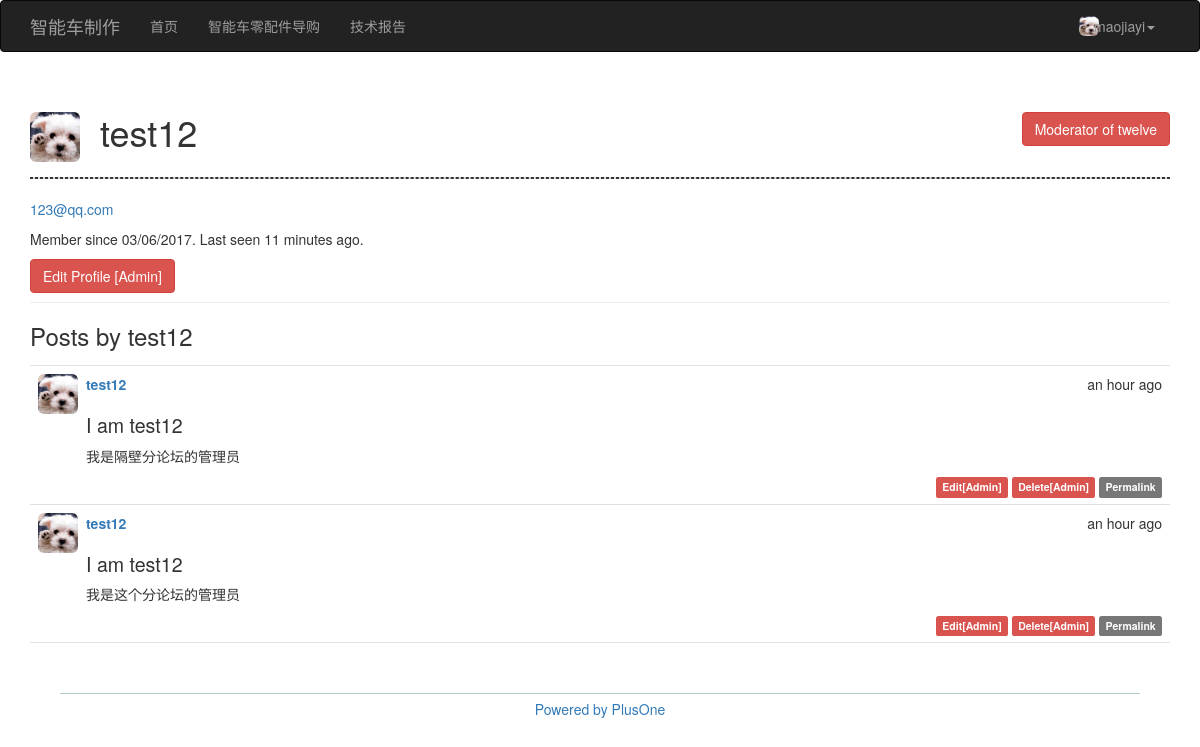
Page /user/test12 (signed in) on the committed database.
### app/models.py (models this page shows, shortened)
class User(db.Model, UserMixin):
    __tablename__='users'
    id=db.Column(db.Integer, primary_key=True)
    username=db.Column(db.String(64), unique=True, index=True)
    role_id=db.Column(db.Integer, db.ForeignKey('roles.id'))
    password_hash=db.Column(db.String(128))
    email=db.Column(db.String(64), unique=True, index=True)
    confirmed=db.Column(db.Boolean, default=False)
    name=db.Column(db.String(64))
    location=db.Column(db.String(64))
    about_me=db.Column(db.Text())
    member_since=db.Column(db.DateTime(), default=datetime.utcnow())
    last_seen=db.Column(db.DateTime(), default=datetime.utcnow())
    posts=db.relationship('Post', backref='author', lazy='dynamic')
    forum_id=db.Column(db.Integer, db.ForeignKey('forums.id'))
    def can(self, permissions):
        return self.role is not None and \
            (self.role.permissions & permissions)==permissions
    def is_administrator(self):
        return self.can(Permission.ADMINISTER)
    def ping(self):
        self.last_seen=datetime.utcnow()
        db.session.add(self)
    @property
    def password(self):
        raise AttributeError('password is not a readable attribute')

class Forum(db.Model):
    __tablename__='forums'
    id=db.Column(db.Integer, primary_key=True)
    name=db.Column(db.String(64), unique=True)
    forumname=db.Column(db.String(64), unique=True)
    order=db.Column(db.Integer)
    color=db.Column(db.String(64), default='red')
    posts=db.relationship('Post', backref='subforum', lazy='dynamic')
    users=db.relationship('User', backref='subforum', lazy='dynamic')

class Post(db.Model):
    __tablename__='posts'
    id=db.Column(db.Integer, primary_key=True)
    body=db.Column(db.Text)
    timestamp=db.Column(db.DateTime, index=True, default=datetime.utcnow)
    author_id=db.Column(db.Integer, db.ForeignKey('users.id'))
    body_html=db.Column(db.Text)
    forum_id=db.Column(db.Integer, db.ForeignKey('forums.id'))

### app/main/views.py (the view)
@main.route('/user/<username>')
def user(username):
    user=User.query.filter_by(username=username).first()
    if user is None:
        abort(403)
    posts = user.posts.order_by(Post.timestamp.desc()).all()
    return render_template('user.html', user=user, posts=posts)

### app/auth/views.py (called while the page is built)
@auth.before_app_request
def before_request():
    if current_user.is_authenticated:
        current_user.ping()
        if not current_user.confirmed \
            and request.endpoint[:5]!='auth.':
            return redirect(url_for('auth.unconfirmed'))

### app/main/__init__.py (called while the page is built)
@main.app_context_processor
def inject_permissions():
    return dict(Permission=Permission)

### app/models.py (called while the page is built)
@login_manager.user_loader
def load_user(user_id):
    return User.query.get(int(user_id))

### app/templates/user.html (shortened to what this page needs)
{% extends "base.html" %}
{% block page_content %}
<div class="page-header">
    <div style="margin-bottom:25px;">
        <img class="img-rounded profile-thumbnail" src="../static/plusone.png" width="50" height="50" style="float:left;">
        <h1 style=" margin-left:70px">
            {{ user.username }}
            {% if user.is_administrator() %}
            <button class="btn btn-danger" style="float:right">Admin</button>
            {% elif user.subforum!=None %}
            <button class="btn btn-danger" style="float:right">Moderator of {{ user.subforum.name }}</button>
            {% endif %}
        </h1>
    </div>
    <hr style="border:1px dashed" color="#DDDDDD">
    {% if current_user.is_administrator() %}
    <p><a href="mailto:{{ user.email }}">{{ user.email }}</a></p>
    {% endif %}
    <p>
        Member since {{ moment(user.member_since).format('L') }}.
        Last seen {{ moment(user.last_seen).fromNow() }}.
    </p>
    {% if current_user.is_administrator() %}
    <a class="btn btn-danger" href="{{ url_for('.edit_profile_admin', id=user.id) }}">
        Edit Profile [Admin]
    </a>
    {% endif %}
</div>
<h3>Posts by {{ user.username }}</h3>
{% include '_posts.html' %}
{% endblock %}

### app/templates/base.html (shortened to what this page needs)
{% extends "bootstrap/base.html" %}
{% block head %}
{{ super() }}
<link rel="stylesheet" type="text/css" href="{{ url_for('static', filename='styles.css') }}">
{% endblock %}
{% block navbar %}
<div class="navbar navbar-inverse" role="navigation">
    <div class="container">
        <div class="navbar-header">
            <a class="navbar-brand" href="/">智能车制作</a>
        </div>
        <div class="navbar-collapse collapse">
            <ul class="nav navbar-nav">
                <li><a href="{{ url_for('main.index') }}">首页</a></li>
                <li><a href="/">智能车零配件导购</a></li>
                <li><a href="/">技术报告</a></li>
            </ul>
            <ul class="nav navbar-nav navbar-right">
                {% if current_user.is_authenticated %}
                <li class="dropdown">
                    <img class="img-rounded profile-thumbnail" src="../static/plusone.png" width="20" height="20" style="float:left; margin-top:15px">
                    <a href="#" class="dropdown-toggle" data-toggle="dropdown" style="float:left">{{ current_user.username }}<b class="caret"></b></a>
                </li>
                {% else %}
                <li><a href="{{ url_for('auth.login') }}">Log In</a></li>
                {% endif %}
            </ul>
        </div>
    </div>
</div>
{% endblock %}
{% block content %}
<div class="container">
    {% block page_content %}{% endblock %}
</div>
<div style="text-align:center; margin-top:50px">
    <div style="margin:0 auto; height:1px; width:90%; background-color:#B4CDCD"></div>
    <div style="height:5px"></div>
    <a href='/' style="text-decoration:none;">Powered by PlusOne</a>
    <div style="height:20px"></div>
</div>
{% endblock %}

### app/templates/_posts.html
<ul class="posts">
    {% for post in posts %}
    <li class="post">
        <div class="post-thumbnail">
            <a href="{{ url_for('main.user', username=post.author.username) }}">
                <img class="img-rounded profile-thumbnail" src="../static/plusone.png" width="40" height="40">
            </a>
        </div>
        <div class="post-content">
            <div class="post-date">{{ moment(post.timestamp).fromNow() }}</div>
            <div class="post-author">
                <a href="{{ url_for('main.user', username=post.author.username) }}">
                {{ post.author.username }}
                </a>
            </div>
            <div class="post-body">
                {% if post.body_html %}
                    {{ post.body_html | safe }}
                {% else %}
                    {{ post.body }}
                {% endif %}
            </div>
            <div class="post-footer">
                {% if current_user==post.author %}
                <a href="{{ url_for('note.edit', id=post.id) }}">
                    <span class="label label-primary">Edit</span>
                </a>
                <a href="{{ url_for('note.delete', id=post.id) }}">
                    <span class="label label-primary">Delete</span>
                </a>
                {% elif current_user.is_administrator() or subforum.name==current_user.subforum.name %}
                <a href="{{ url_for('note.edit', id=post.id) }}">
                    <span class="label label-danger">Edit[Admin]</span>
                </a>
                <a href="{{ url_for('note.delete', id=post.id) }}">
                    <span class="label label-danger">Delete[Admin]</span>
                </a>
                {% endif %}
                <a href="{{ url_for('note.post', id=post.id) }}">
                    <span class="label label-default">Permalink</span>
                </a>
            </div>
        </div>
    </li>
    {% endfor %}
</ul>

### app/static/styles.css (style rules this page uses)
.profile-thumbnail { position: absolute; }
ul.posts { list-style-type: none; padding: 0px; margin: 16px 0px 0px 0px; border-top: 1px solid #e0e0e0; }
ul.posts li.post { padding: 8px; border-bottom: 1px solid #e0e0e0; }
div.post-date { float: right; }
div.post-author { font-weight: bold; }
div.post-thumbnail { position: absolute; }
div.post-content { margin-left: 48px; min-height: 48px; }
div.post-footer { text-align: right; }
.post-body h1 { font-size: 140%; }

### rows in the picture
User: username "maojiayi"
User: username "test12", email "123@qq.com", member_since "03/06/2017", last_seen "11 minutes ago"
Forum: subforum.name "twelve"
Post: timestamp "an hour ago", author.username "test12", body_html "I am test12 我是隔壁分论坛的管理员"
Post: timestamp "an hour ago", author.username "test12", body_html "I am test12 我是这个分论坛的管理员"
